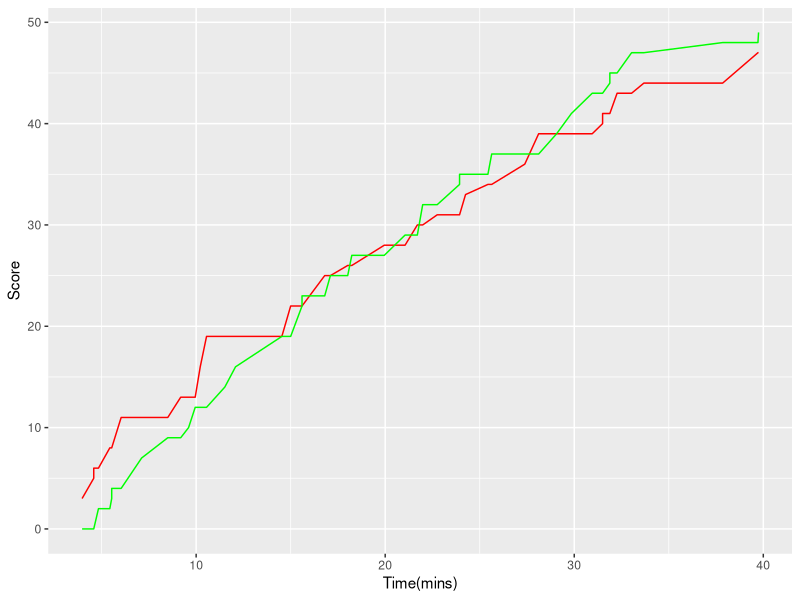

Recreate this plot in R.
# Exercise 10

#Question1

setwd("C:/Users/cdmix/Desktop/Biocomputing/Biocomputing-Ex-10/")
library(ggplot2)

#Problem 1
##read in the .txt file with the data
game <- read.table("UWvMSU_1-22-13.txt",header=TRUE)
##create empty matrices for each team's running total as time progresses
uw <- data.frame(time=0,team=0,score=0)
msu <- data.frame(time=0,team=0,score=0)
##create a for loop that creates a dataframe with a cumulative score for each team whenever either team scores
for(i in 1:nrow(game)){
  if(game$team[i]=="UW"){
    uw[i,] <- game[i,]
    msu[i,] <- c(0,0,0)
  }else{
    msu[i,] <- game[i,]
    uw[i,] <- c(0,0,0)
  }
}
##create a cumulative score dataset for each team
uwscore <- numeric(length(uw))
msuscore <- numeric(length(msu))

for(i in 1:length(msu$score)){
  msuscore[i] <- sum(msu$score[1:i])
}

for(i in 1:length(uw$score)){
  uwscore[i] <- sum(uw$score[1:i])
}
##combine with times
score <- data.frame(game$time,uwscore,msuscore)
##plot each dataset
ggplot(score,aes(x=game.time))+
  geom_line(aes(y=uwscore),color="red")+
  geom_line(aes(y=msuscore),color="green")+
  ylab("Score")+
  xlab("Time(mins)")
